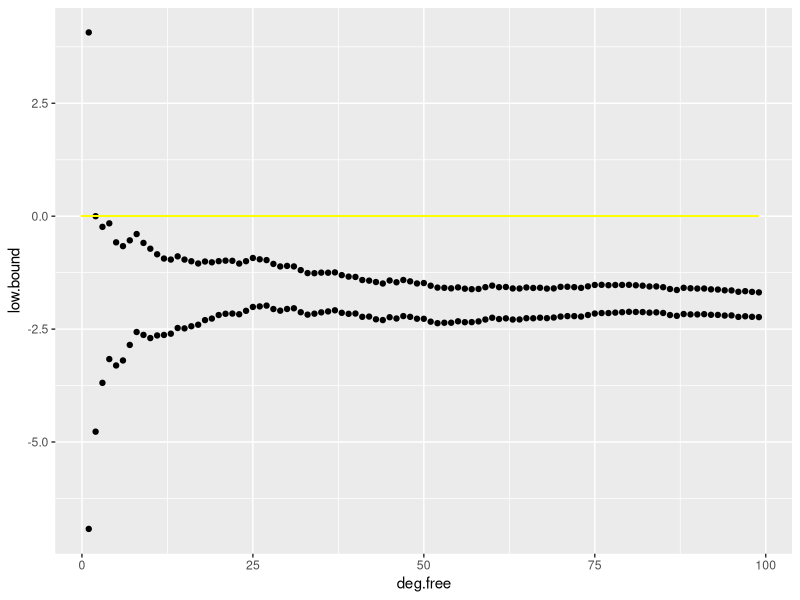
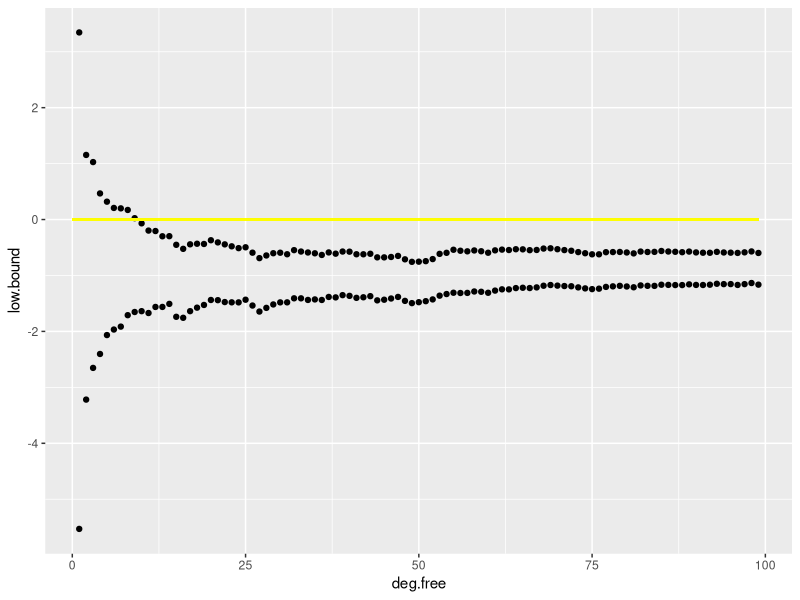
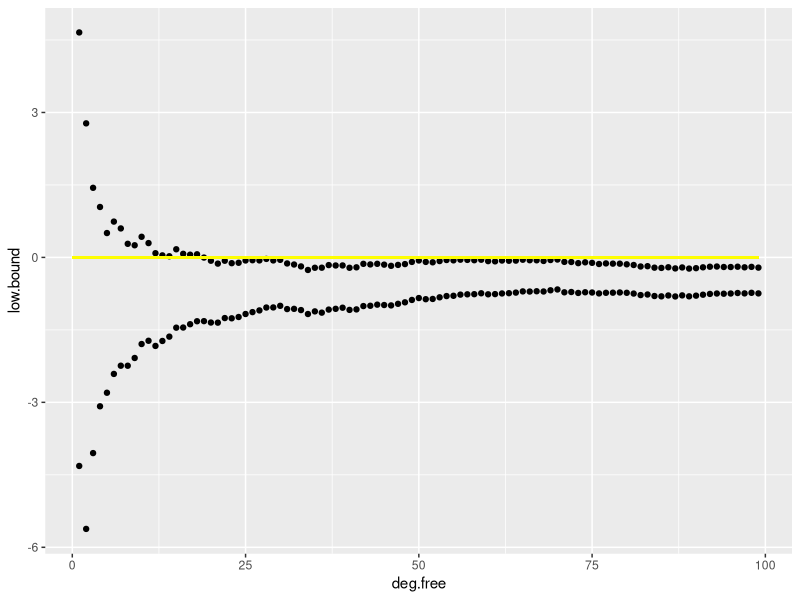

These figures' R source, in order:
## ---- chunk 1
knitr::opts_chunk$set(echo = TRUE)
require(dplyr)
require(ggplot2)
require(lubridate)
## ---- chunk 2


rand.norm1 <- rnorm(100)
rand.norm2 <- (rnorm(100)+2)

conf.df <- data.frame()
for(i in 1:99){
  rand1 <- rand.norm1[1:(i+1)]
  rand2 <- rand.norm2[1:(i+1)]
  t.test.i <- t.test(rand1, rand2)
  conf.int.i <- t.test.i$conf.int
  conf.df <- rbind(conf.df, conf.int.i)
}
conf.df$deg.free <- seq(nrow(conf.df))
colnames(conf.df) <- c("low.bound", "high.bound", "deg.free")
print(head(conf.df))
rplot <- ggplot(conf.df, aes(x=deg.free)) +
  geom_point(aes(y=low.bound))+
  geom_point(aes(y=high.bound))+
  geom_segment(x=0, xend=99, y=0, yend=0, color="yellow")
print(rplot)
  
  


## ---- chunk 3
rand.norm1 <- rnorm(100)
rand.norm2 <- (rnorm(100)+1)

conf.df <- data.frame()
for(i in 1:99){
  rand1 <- rand.norm1[1:(i+1)]
  rand2 <- rand.norm2[1:(i+1)]
  t.test.i <- t.test(rand1, rand2)
  conf.int.i <- t.test.i$conf.int
  conf.df <- rbind(conf.df, conf.int.i)
}
conf.df$deg.free <- seq(nrow(conf.df))
colnames(conf.df) <- c("low.bound", "high.bound", "deg.free")
print(head(conf.df))
rplot <- ggplot(conf.df, aes(x=deg.free)) +
  geom_point(aes(y=low.bound))+
  geom_point(aes(y=high.bound))+
  geom_segment(x=0, xend=99, y=0, yend=0, color="yellow")
print(rplot)
## ---- chunk 4
rand.norm1 <- rnorm(100)
rand.norm2 <- (rnorm(100)+.2)

conf.df <- data.frame()
for(i in 1:99){
  rand1 <- rand.norm1[1:(i+1)]
  rand2 <- rand.norm2[1:(i+1)]
  t.test.i <- t.test(rand1, rand2)
  conf.int.i <- t.test.i$conf.int
  conf.df <- rbind(conf.df, conf.int.i)
}
conf.df$deg.free <- seq(nrow(conf.df))
colnames(conf.df) <- c("low.bound", "high.bound", "deg.free")
print(head(conf.df))
rplot <- ggplot(conf.df, aes(x=deg.free)) +
  geom_point(aes(y=low.bound))+
  geom_point(aes(y=high.bound))+
  geom_segment(x=0, xend=99, y=0, yend=0, color="yellow")
print(rplot)

